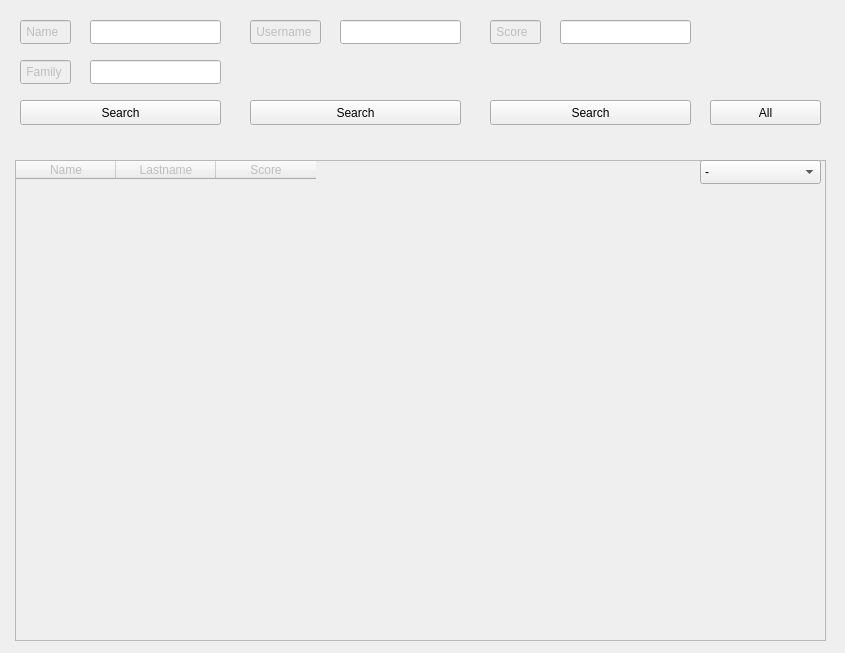
<?xml version="1.0" encoding="UTF-8"?>
<ui version="4.0">
 <class>FormScore</class>
 <widget class="QWidget" name="FormScore">
  <property name="geometry">
   <rect>
    <x>0</x>
    <y>0</y>
    <width>845</width>
    <height>653</height>
   </rect>
  </property>
  <property name="windowTitle">
   <string>points</string>
  </property>
  <property name="windowIcon">
   <iconset>
    <normalon>:/image/snake.jpeg</normalon>
   </iconset>
  </property>
  <widget class="QTableWidget" name="ShowScore">
   <property name="enabled">
    <bool>false</bool>
   </property>
   <property name="geometry">
    <rect>
     <x>15</x>
     <y>160</y>
     <width>811</width>
     <height>481</height>
    </rect>
   </property>
   <column>
    <property name="text">
     <string>Name</string>
    </property>
   </column>
   <column>
    <property name="text">
     <string>Lastname</string>
    </property>
   </column>
   <column>
    <property name="text">
     <string>Score</string>
    </property>
   </column>
  </widget>
  <widget class="QLineEdit" name="lineEdit">
   <property name="enabled">
    <bool>false</bool>
   </property>
   <property name="geometry">
    <rect>
     <x>20</x>
     <y>20</y>
     <width>51</width>
     <height>24</height>
    </rect>
   </property>
   <property name="text">
    <string> Name</string>
   </property>
  </widget>
  <widget class="QLineEdit" name="lineEdit_2">
   <property name="enabled">
    <bool>false</bool>
   </property>
   <property name="geometry">
    <rect>
     <x>20</x>
     <y>60</y>
     <width>51</width>
     <height>24</height>
    </rect>
   </property>
   <property name="text">
    <string> Family</string>
   </property>
  </widget>
  <widget class="QLineEdit" name="name">
   <property name="geometry">
    <rect>
     <x>90</x>
     <y>20</y>
     <width>131</width>
     <height>24</height>
    </rect>
   </property>
  </widget>
  <widget class="QLineEdit" name="lastname">
   <property name="geometry">
    <rect>
     <x>90</x>
     <y>60</y>
     <width>131</width>
     <height>24</height>
    </rect>
   </property>
  </widget>
  <widget class="QPushButton" name="search_name">
   <property name="geometry">
    <rect>
     <x>20</x>
     <y>100</y>
     <width>201</width>
     <height>25</height>
    </rect>
   </property>
   <property name="text">
    <string>Search</string>
   </property>
  </widget>
  <widget class="QLineEdit" name="lineEdit_5">
   <property name="enabled">
    <bool>false</bool>
   </property>
   <property name="geometry">
    <rect>
     <x>250</x>
     <y>20</y>
     <width>71</width>
     <height>24</height>
    </rect>
   </property>
   <property name="text">
    <string> Username</string>
   </property>
  </widget>
  <widget class="QLineEdit" name="user">
   <property name="geometry">
    <rect>
     <x>340</x>
     <y>20</y>
     <width>121</width>
     <height>24</height>
    </rect>
   </property>
  </widget>
  <widget class="QPushButton" name="search_username">
   <property name="geometry">
    <rect>
     <x>250</x>
     <y>100</y>
     <width>211</width>
     <height>25</height>
    </rect>
   </property>
   <property name="text">
    <string>Search</string>
   </property>
  </widget>
  <widget class="QLineEdit" name="lineEdit_7">
   <property name="enabled">
    <bool>false</bool>
   </property>
   <property name="geometry">
    <rect>
     <x>490</x>
     <y>20</y>
     <width>51</width>
     <height>24</height>
    </rect>
   </property>
   <property name="text">
    <string> Score</string>
   </property>
  </widget>
  <widget class="QLineEdit" name="score">
   <property name="geometry">
    <rect>
     <x>560</x>
     <y>20</y>
     <width>131</width>
     <height>24</height>
    </rect>
   </property>
  </widget>
  <widget class="QPushButton" name="search_score">
   <property name="geometry">
    <rect>
     <x>490</x>
     <y>100</y>
     <width>201</width>
     <height>25</height>
    </rect>
   </property>
   <property name="text">
    <string>Search</string>
   </property>
  </widget>
  <widget class="QComboBox" name="tartib">
   <property name="geometry">
    <rect>
     <x>700</x>
     <y>160</y>
     <width>121</width>
     <height>24</height>
    </rect>
   </property>
   <item>
    <property name="text">
     <string>-</string>
    </property>
   </item>
   <item>
    <property name="text">
     <string>Up</string>
    </property>
   </item>
   <item>
    <property name="text">
     <string>Down</string>
    </property>
   </item>
  </widget>
  <widget class="QPushButton" name="All">
   <property name="geometry">
    <rect>
     <x>710</x>
     <y>100</y>
     <width>111</width>
     <height>25</height>
    </rect>
   </property>
   <property name="text">
    <string>All</string>
   </property>
  </widget>
 </widget>
 <resources/>
 <connections/>
</ui>
